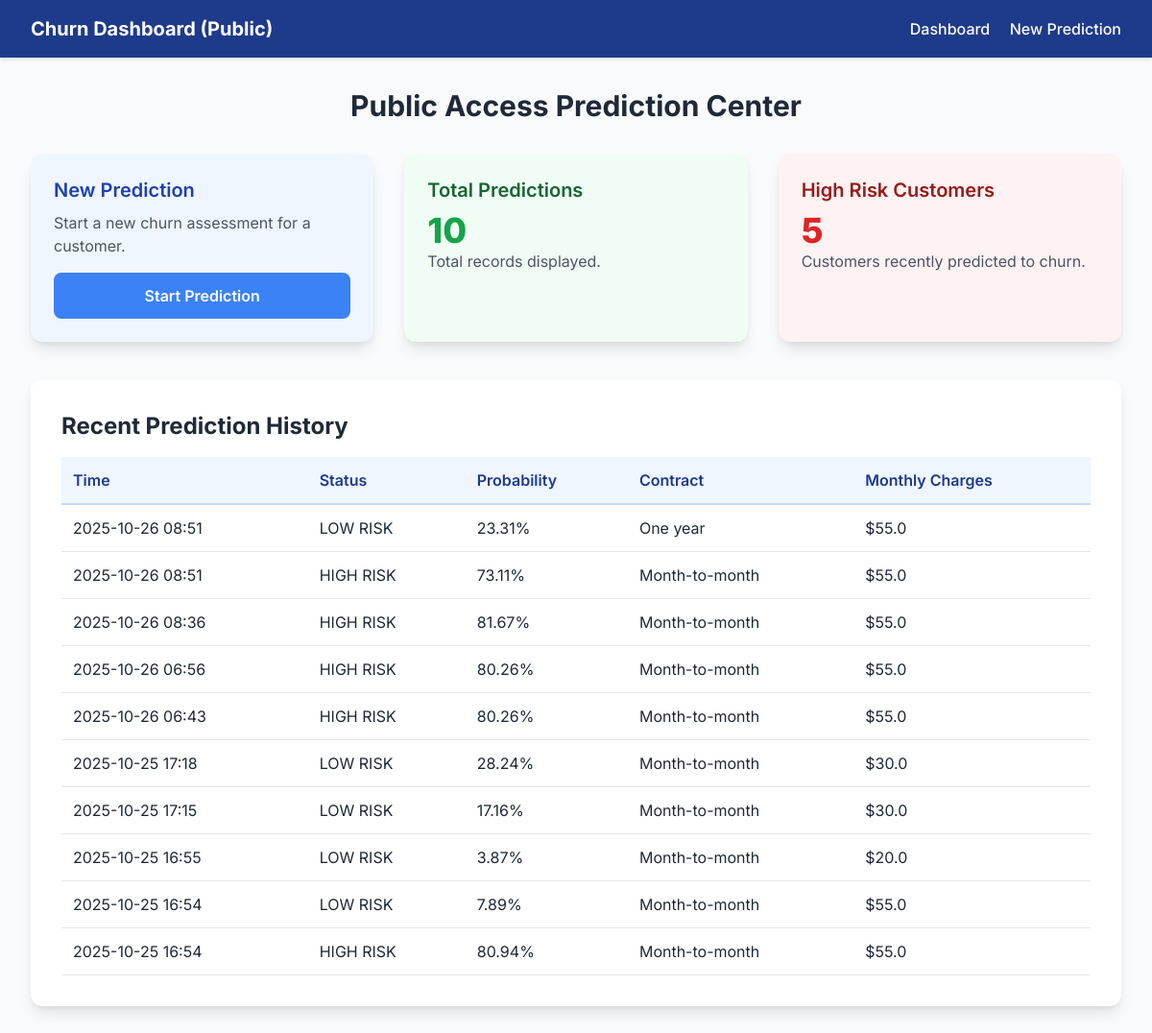
The page / on the database its author committed.
### models.py (models this page shows)
class PredictionHistory(Base):
    __tablename__ = "prediction_history"
    id = Column(Integer, primary_key=True, index=True)
    churn_probability = Column(Float, nullable=False)
    churn_prediction = Column(Boolean, nullable=False)
    customer_id = Column(Integer, index=True)
    timestamp = Column(DateTime, default=datetime.utcnow)
    input_data = Column(JSON)
    feature_contributions = Column(JSON)

### main.py (the view)
@app.get("/", name="dashboard_page")
def dashboard_page(request: Request, db: Session = Depends(get_db), current_user: dict = Depends(get_public_user)):
    history_records = get_recent_history(db, limit=10)
    return templates.TemplateResponse("dashboard.html", {
        "request": request,
        "title": "Public Churn Prediction Dashboard",
        "username": current_user["username"],
        "history": history_records
    })

### templates/dashboard.html (shortened to what this page needs)
<!DOCTYPE html>
<html lang="en">
<head>
    <script src="https://cdn.tailwindcss.com"></script>
    <link rel="stylesheet" href="{{ url_for('static', path='/style.css') }}">
</head>
<body>
    <header class="header">
        <h1 class="text-xl font-bold">Churn Dashboard (Public)</h1>
        <nav>
            <a href="/">Dashboard</a>
            <a href="/predict">New Prediction</a>
        </nav>
    </header>
    <main class="p-8">
        <h1 class="text-3xl font-bold mb-8 text-center text-gray-800">Public Access Prediction Center</h1>
        <div class="grid grid-cols-1 lg:grid-cols-3 gap-8 mb-10">
            <div class="card p-6 bg-blue-50">
                <h2 class="text-xl font-semibold text-blue-800">New Prediction</h2>
                <p class="text-gray-600 mt-2">Start a new churn assessment for a customer.</p>
                <a href="/predict" class="btn-primary mt-4 inline-block text-center w-full">Start Prediction</a>
            </div>
            <div class="card p-6 bg-green-50">
                <h2 class="text-xl font-semibold text-green-800">Total Predictions</h2>
                <p class="text-4xl font-extrabold text-green-600 mt-2">{{ history|length }}</p>
                <p class="text-gray-600">Total records displayed.</p>
            </div>
            <div class="card p-6 bg-red-50">
                <h2 class="text-xl font-semibold text-red-800">High Risk Customers</h2>
                {% set high_risk_count = history|selectattr('churn_prediction')|list|length %}
                <p class="text-4xl font-extrabold text-red-600 mt-2">{{ high_risk_count }}</p>
                <p class="text-gray-600">Customers recently predicted to churn.</p>
            </div>
        </div>
        <div class="card mt-10">
            <h2 class="text-2xl font-bold mb-4 text-gray-800">Recent Prediction History</h2>
            <div class="overflow-x-auto">
                <table class="history-table min-w-full divide-y divide-gray-200">
                    <thead>
                        <tr>
                            <th>Time</th>
                            <th>Status</th>
                            <th>Probability</th>
                            <th>Contract</th>
                            <th>Monthly Charges</th>
                        </tr>
                    </thead>
                    <tbody>
                        {% for record in history %}
                        <tr>
                            <td>{{ record.timestamp.strftime('%Y-%m-%d %H:%M') }}</td>
                            <td class="{% if record.churn_prediction %}status-high{% else %}status-low{% endif %}">
                                {% if record.churn_prediction %}HIGH RISK{% else %}LOW RISK{% endif %}
                            </td>
                            <td>{{ (record.churn_probability * 100)|round(2) }}%</td>
                            <td>{{ record.input_data.Contract }}</td>
                            <td>${{ record.input_data.MonthlyCharges|round(2) }}</td>
                        </tr>
                        {% endfor %}
                    </tbody>
                </table>
            </div>
        </div>
    </main>
</body>
</html>

### static/style.css (style rules this page uses)
body { font-family: 'Inter', sans-serif; background-color: #f8fafc; color: #1f2937; margin: 0; padding: 0; }
.header { background-color: #1e3a8a; color: white; padding: 1rem 2rem; box-shadow: 0 2px 4px rgba(0, 0, 0, 0.1); display: flex; justify-content: space-between; align-items: center; }
.header a { color: white; text-decoration: none; font-weight: 500; margin-left: 1rem; transition: color 0.2s; }
.card { background-color: white; border-radius: 0.75rem; box-shadow: 0 10px 15px -3px rgba(0, 0, 0, 0.1), 0 4px 6px -2px rgba(0, 0, 0, 0.05); padding: 2rem; }
.btn-primary { background-color: #3b82f6; color: white; padding: 0.75rem 1.5rem; border-radius: 0.5rem; font-weight: 600; transition: background-color 0.2s; }
.history-table th { background-color: #eff6ff; font-weight: 600; color: #1e3a8a; padding: 0.75rem; text-align: left; border-bottom: 2px solid #bfdbfe; }
.history-table td { padding: 0.75rem; border-bottom: 1px solid #e5e7eb; }

### rows shown on the page
PredictionHistory: timestamp "2025-10-26 08:51", churn_prediction "LOW RISK", (record.churn_probability*100)|round(2) "23.31", input_data.Contract "One year", input_data.MonthlyCharges "55.0"
PredictionHistory: timestamp "2025-10-26 08:51", churn_prediction "HIGH RISK", (record.churn_probability*100)|round(2) "73.11", input_data.Contract "Month-to-month", input_data.MonthlyCharges "55.0"
PredictionHistory: timestamp "2025-10-26 08:36", churn_prediction "HIGH RISK", (record.churn_probability*100)|round(2) "81.67", input_data.Contract "Month-to-month", input_data.MonthlyCharges "55.0"
PredictionHistory: timestamp "2025-10-26 06:56", churn_prediction "HIGH RISK", (record.churn_probability*100)|round(2) "80.26", input_data.Contract "Month-to-month", input_data.MonthlyCharges "55.0"
PredictionHistory: timestamp "2025-10-26 06:43", churn_prediction "HIGH RISK", (record.churn_probability*100)|round(2) "80.26", input_data.Contract "Month-to-month", input_data.MonthlyCharges "55.0"
PredictionHistory: timestamp "2025-10-25 17:18", churn_prediction "LOW RISK", (record.churn_probability*100)|round(2) "28.24", input_data.Contract "Month-to-month", input_data.MonthlyCharges "30.0"
PredictionHistory: timestamp "2025-10-25 17:15", churn_prediction "LOW RISK", (record.churn_probability*100)|round(2) "17.16", input_data.Contract "Month-to-month", input_data.MonthlyCharges "30.0"
PredictionHistory: timestamp "2025-10-25 16:55", churn_prediction "LOW RISK", (record.churn_probability*100)|round(2) "3.87", input_data.Contract "Month-to-month", input_data.MonthlyCharges "20.0"
PredictionHistory: timestamp "2025-10-25 16:54", churn_prediction "LOW RISK", (record.churn_probability*100)|round(2) "7.89", input_data.Contract "Month-to-month", input_data.MonthlyCharges "55.0"
PredictionHistory: timestamp "2025-10-25 16:54", churn_prediction "HIGH RISK", (record.churn_probability*100)|round(2) "80.94", input_data.Contract "Month-to-month", input_data.MonthlyCharges "55.0"

### other values the page prints
{{ history|length }} "10"
{{ high_risk_count }} "5"
